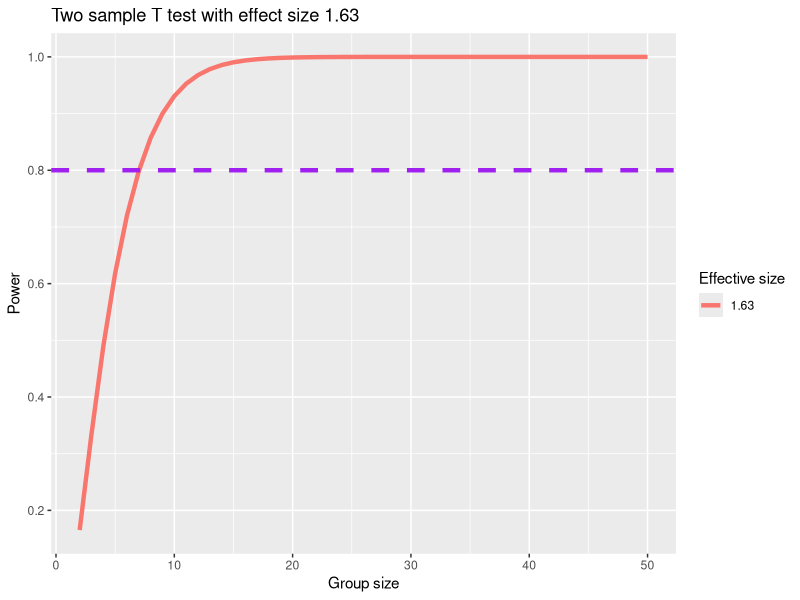
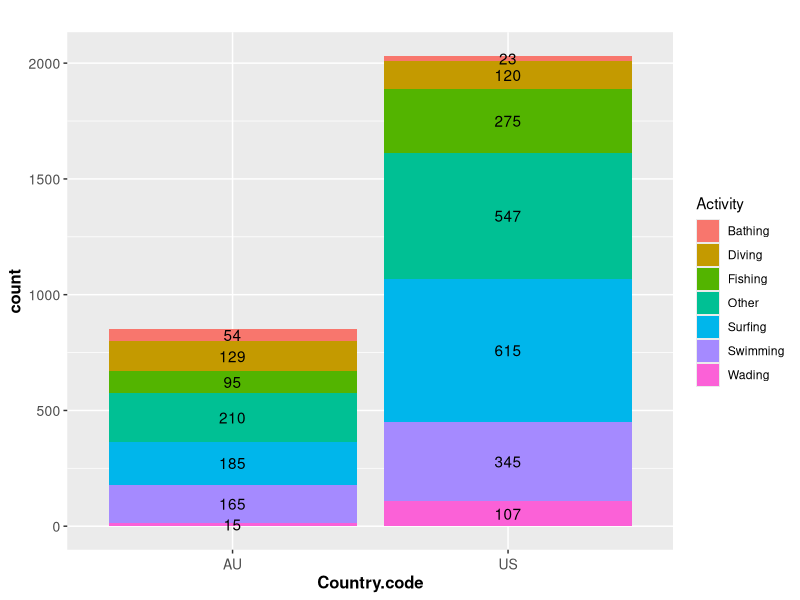
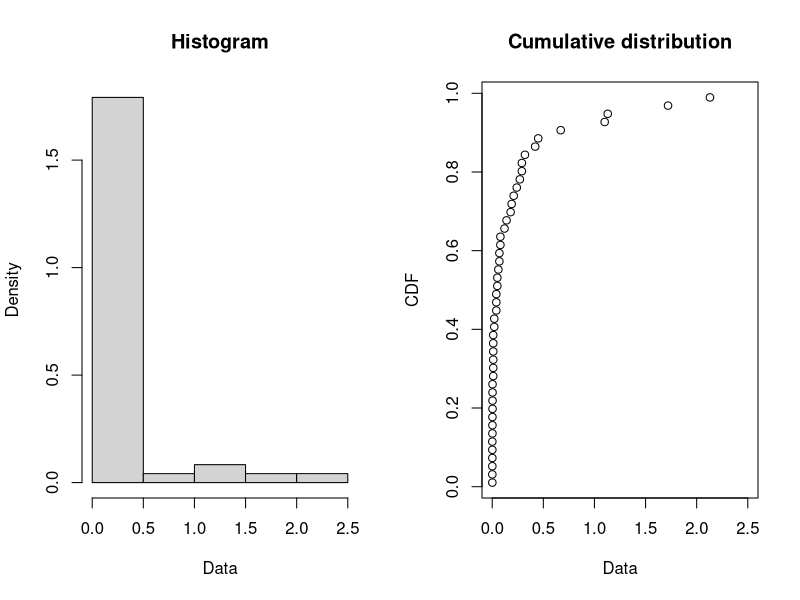
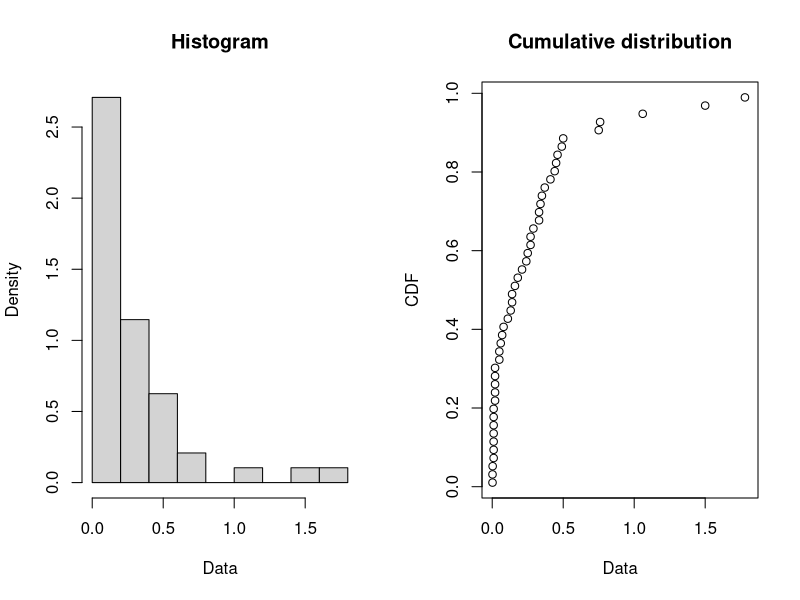
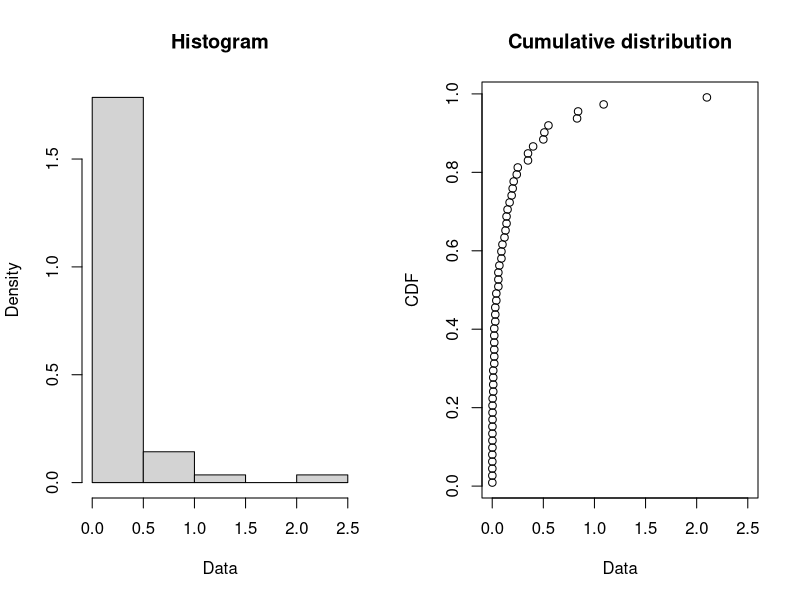
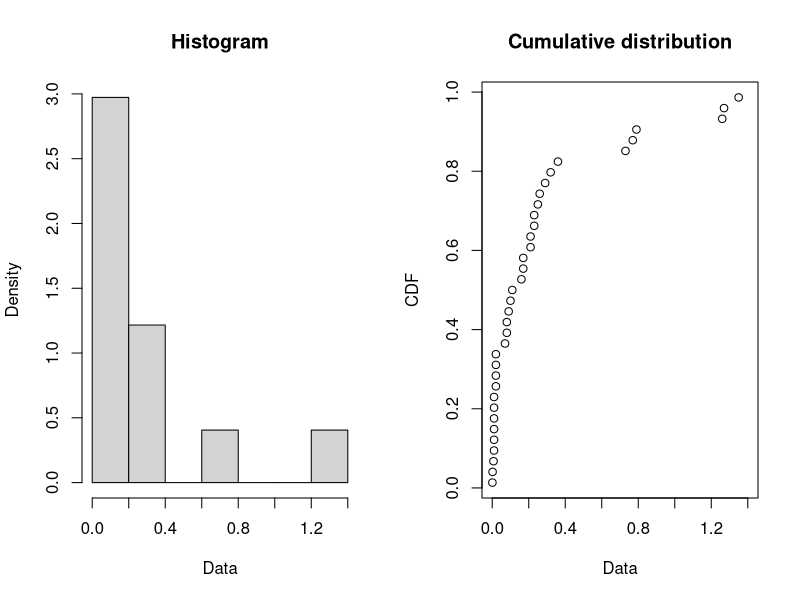
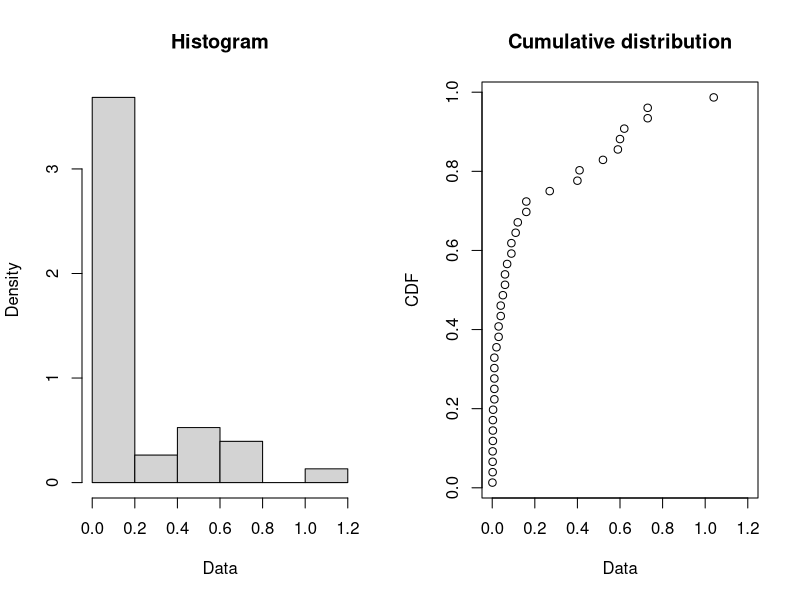
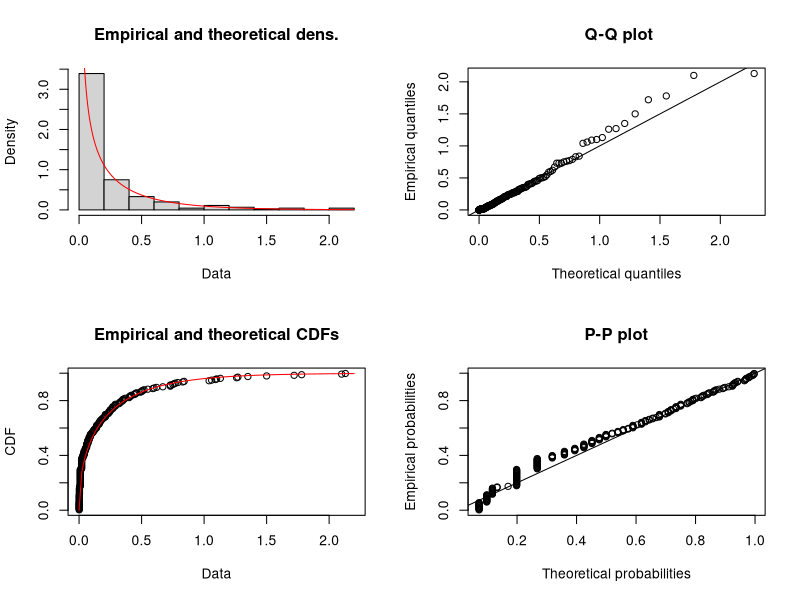

These charts were generated, in order, by the following R code:
## ---- chunk 1
knitr::opts_chunk$set(echo = TRUE)
library(tidyverse)
library(stringr)
library(gridExtra)
library(kableExtra)
library(ggpubr)
library(pwr)
library(fitdistrplus)
library(knitr)
## ---- chunk 2
#Store the data
Min<-c(20.90,23.23,23.10,30.40,42.70,62.20,39.5,38.40,26.20,55.90,49.70,44.60,36.40,32.00,10.60,34.30,42.30,26.50,51.50,47.20)#refusal rate for minority applicants
White<-c(3.7,5.5,6.7,9.0,13.9,20.6,13.4,13.2,9.3,21.0,20.1,19.1,16.0,16.0,5.6,18.4,23.3,15.6,32.4,29.7)#refusal rate for white applicants
data1 <- data.frame( 
                group = rep(c("Min", "White"), each = 20),
                percent = c(Min,  White)
                )
# Two sample T-test to test whether the refusal rate for minority applicants is greater than the refusal rate for white applicants
res<-t.test(percent ~ group, data = data1,
        var.equal = TRUE, alternative = "greater")
res$p.value
## ---- chunk 3
# Power analysis to show the sufficiency
# Calculate the effect size
effect_size=abs(mean(Min)-mean(White))/sd(Min)

ptab1 <- cbind(NULL)
n <- seq(2, 50, by = 1)
for (i in seq(2, 50, by = 1)) {
  pwrt1 <- pwr.t2n.test(
    n1 = i, n2 = i,
    sig.level = 0.05, power = NULL,
    d = effect_size, alternative = "two.sided"
  )
  ptab1 <- rbind(ptab1, pwrt1$power)
}
temp<-as.data.frame(ptab1)
colnames(temp)[1]<-"num"
ggplot(temp) +
  geom_line(aes(x = n, y = num, colour = "darkblue"), size = 1.5) +
  scale_color_discrete(name = "Effective size", labels = c(round(effect_size,2))) +
  geom_hline(yintercept = 0.8, linetype = "dashed", color = "purple", size = 1.5) +
  ylab("Power") + scale_y_continuous(breaks = seq(0, 1, by = 0.2)) + ggtitle("Two sample T test with effect size 1.63") + xlab("Group size")

## ---- chunk 4
data2 <- matrix(c(12,23,89,8,12,62,21,30,119),ncol=3,nrow = 3,byrow=TRUE)
colnames(data2) <- c("dead","art","fly")
rownames(data2) <- c("Area51","BDV","Giffen")
fly <- as.table(data2)
chisq.test(data2,correct = F)

## ---- chunk 5
data3<-read.csv("sharkattack.csv")
data3<-data3%>%filter(Country.code=="US"|Country.code=="AU"&Type=="Unprovoked")
temp<-data3%>%group_by(Country.code,Activity)%>%summarise(count=n())%>% ungroup()%>%group_by(Country.code)%>%mutate(percent=count/sum(count))
kable(temp)
ggplot(data = temp, aes(Country.code, count, group = Activity)) +
 geom_col(aes(fill = Activity)) +
 geom_text(aes(label = count), position = position_stack(vjust = 0.5))+theme(axis.title.x = element_text(face="bold",  size=12), 
          axis.title.y = element_text(face="bold",  size=12),
          plot.title = element_text(size=12, face="bold"),  
          axis.text.x  = element_text(vjust=0.5, size=10),axis.text.y = element_text(vjust=0.5, size=10)) + theme(plot.title = element_text(hjust = 0.5))+ggtitle("")
## ---- chunk 6
# Transfer dataframe into matric to do chi-square test
data33<- matrix(c(23,120,275,547,615,347,107,54,129,95,210,186,165,12), nrow=2,
               dimnames = list(c("AU","US"),c("Bathing","Diving","Fishing","Other","Surfing","Swimming","Wading")))
chisq.test(data33,correct = F)

## ---- chunk 7
# read the data
data60 <- read.table("ill-60.txt", quote="\"", comment.char="")
data60 <-as.numeric(as.array(data60 [,1]))
data61 <- read.table("ill-61.txt", quote="\"", comment.char="")
data61<-as.numeric(as.array(data61[,1]))
data62 <- read.table("ill-62.txt", quote="\"", comment.char="")
data62<-as.numeric(as.array(data62[,1]))
data63<- read.table("ill-63.txt", quote="\"", comment.char="")
data63<-as.numeric(as.array(data63[,1]))
data64 <- read.table("ill-64.txt", quote="\"", comment.char="")
data64<-as.numeric(as.array(data64[,1]))

# explore the distribution of the rainfall data
plotdist(data60)
plotdist(data61)
plotdist(data62)
plotdist(data63)
plotdist(data64)

Rain<-matrix(c(sum(data60),sum(data60)/length(data60),sum(data61),sum(data61)/length(data61),sum(data62),sum(data62)/length(data62),sum(data63),sum(data63)/length(data63),sum(data64),sum(data64)/length(data64)),nrow=2,dimnames = list(c("TotalRain","AverageRain"),c("1960","1961","1962","1963","1964")))

kable(Rain)
## ---- chunk 8
#Test whether the gamma distribution was a good fit for their data.
alldata<-c(data60,data61,data62,data63,data64)
test_gamma <- fitdist(alldata, "gamma")
plot(test_gamma)
## ---- chunk 9
# calculate MOM and MLE
set.seed(2019)
mom <- fitdist(alldata, "gamma",method = "mme")
boot_mom <- bootdist(mom)
summary(boot_mom)

mle <- fitdist(alldata, "gamma",method = "mle")
boot_mle <- bootdist(mle)
summary(boot_mle)
## ---- chunk 10
#Derive equations (10a), (10b), (10c) in Section 3.2.2.
#Use R to reproduce the calculations in Table 1 which is explained in 3.2.3. 
